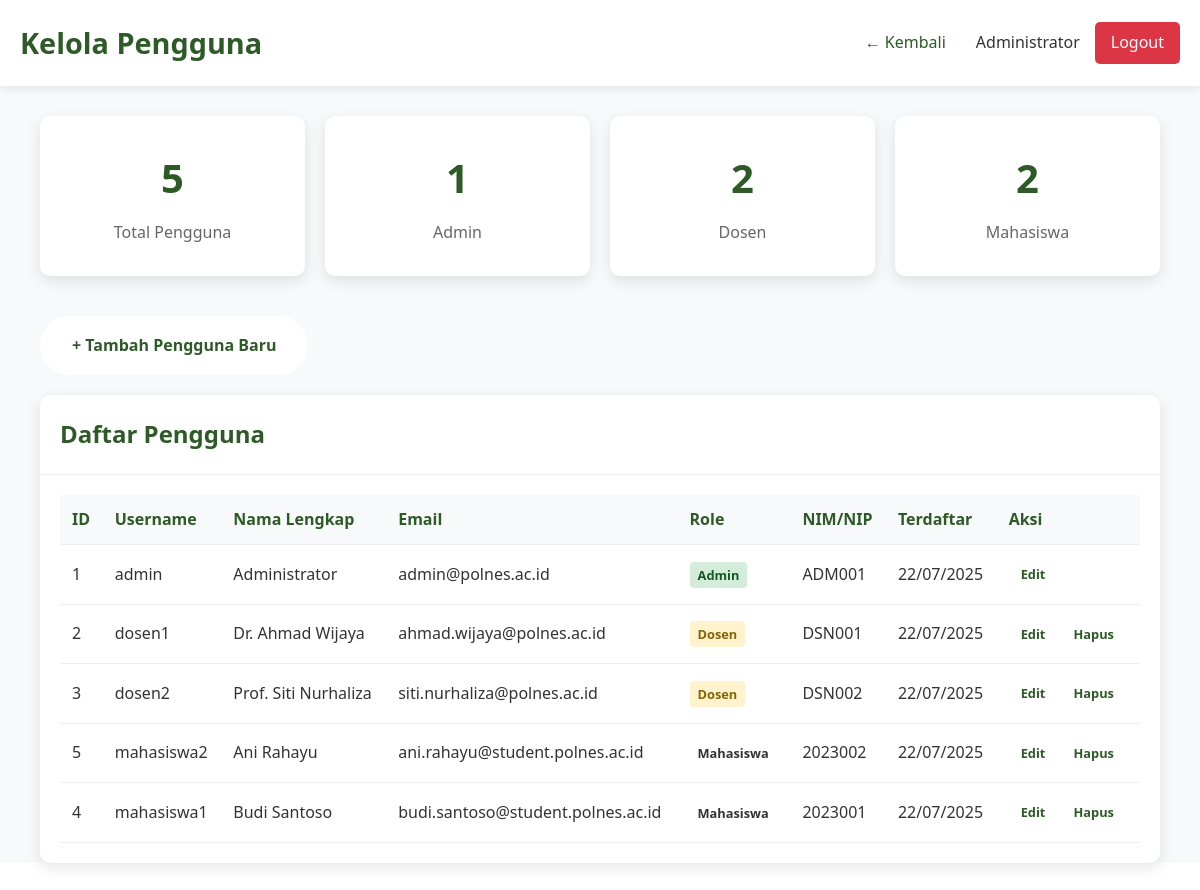
Page /dashboard/admin/users.php (signed in) on the committed database.
### tables this page shows
CREATE TABLE users (
    id INT PRIMARY KEY AUTO_INCREMENT,
    username VARCHAR(50) UNIQUE NOT NULL,
    password VARCHAR(255) NOT NULL,
    full_name VARCHAR(100) NOT NULL,
    email VARCHAR(100) UNIQUE NOT NULL,
    role ENUM('admin', 'dosen', 'mahasiswa') NOT NULL,
    nim_nip VARCHAR(20) UNIQUE,
    created_at TIMESTAMP DEFAULT CURRENT_TIMESTAMP,
    updated_at TIMESTAMP DEFAULT CURRENT_TIMESTAMP ON UPDATE CURRENT_TIMESTAMP
);

### config/session.php (called while the page is built, shortened)
<?php
function isLoggedIn() {
    return isset($_SESSION['user_id']);
}
function getCurrentUser() {
    if (isLoggedIn()) {
        return [
            'id' => $_SESSION['user_id'],
            'username' => $_SESSION['username'],
            'full_name' => $_SESSION['full_name'],
            'role' => $_SESSION['role'],
            'nim_nip' => $_SESSION['nim_nip']
        ];
    }
    return null;
}
?>

### dashboard/admin/users.php (the view, shortened to what this page needs)
<?php
require_once '../../config/session.php';
$database = new Database();
$db = $database->getConnection();
$current_user = getCurrentUser();
$query = "SELECT * FROM users ORDER BY role, full_name";
$stmt = $db->prepare($query);
$stmt->execute();
$users = $stmt->fetchAll(PDO::FETCH_ASSOC);
$admin_count = 0;
$dosen_count = 0;
$mahasiswa_count = 0;
foreach ($users as $user) {
    if ($user['role'] == 'admin') {
        $admin_count++;
    } elseif ($user['role'] == 'dosen') {
        $dosen_count++;
    } elseif ($user['role'] == 'mahasiswa') {
        $mahasiswa_count++;
    }
}
?>
<!DOCTYPE html>
<html lang="id">
<head>
    <link rel="stylesheet" href="../../assets/css/style.css">
</head>
<body>
    <div class="dashboard">
        <div class="dashboard-header">
            <div class="container">
                <div class="dashboard-nav">
                    <h1 class="dashboard-title">Kelola Pengguna</h1>
                    <div class="user-info">
                        <a href="index.php" style="color: #2d5a27; text-decoration: none; margin-right: 15px;">← Kembali</a>
                        <span><?php echo $current_user['full_name']; ?></span>
                        <a href="../../logout.php" class="logout-btn">Logout</a>
                    </div>
                </div>
            </div>
        </div>
        <div class="dashboard-content">
            <div class="container">
                <div class="stats-grid">
                    <div class="stat-card">
                        <div class="stat-number"><?php echo count($users); ?></div>
                        <div class="stat-label">Total Pengguna</div>
                    </div>
                    <div class="stat-card">
                        <div class="stat-number"><?php echo $admin_count; ?></div>
                        <div class="stat-label">Admin</div>
                    </div>
                    <div class="stat-card">
                        <div class="stat-number"><?php echo $dosen_count; ?></div>
                        <div class="stat-label">Dosen</div>
                    </div>
                    <div class="stat-card">
                        <div class="stat-number"><?php echo $mahasiswa_count; ?></div>
                        <div class="stat-label">Mahasiswa</div>
                    </div>
                </div>
                <div style="margin-bottom: 20px;">
                    <a href="add-user.php" class="btn btn-primary">+ Tambah Pengguna Baru</a>
                </div>
                <div class="card">
                    <div class="card-header">
                        <h3 class="card-title">Daftar Pengguna</h3>
                    </div>
                    <div class="card-body">
                        <div style="overflow-x: auto;">
                            <table class="table">
                                <thead>
                                    <tr>
                                        <th>ID</th>
                                        <th>Username</th>
                                        <th>Nama Lengkap</th>
                                        <th>Email</th>
                                        <th>Role</th>
                                        <th>NIM/NIP</th>
                                        <th>Terdaftar</th>
                                        <th>Aksi</th>
                                    </tr>
                                </thead>
                                <tbody>
                                    <?php foreach ($users as $user): ?>
                                        <tr>
                                            <td><?php echo $user['id']; ?></td>
                                            <td><?php echo $user['username']; ?></td>
                                            <td><?php echo $user['full_name']; ?></td>
                                            <td><?php echo $user['email']; ?></td>
                                            <td>
                                                <span class="badge badge-<?php echo $user['role'] == 'admin' ? 'success' : ($user['role'] == 'dosen' ? 'warning' : 'primary'); ?>">
                                                    <?php echo ucfirst($user['role']); ?>
                                                </span>
                                            </td>
                                            <td><?php echo $user['nim_nip'] ?? '-'; ?></td>
                                            <td><?php echo date('d/m/Y', strtotime($user['created_at'])); ?></td>
                                            <td>
                                                <a href="edit-user.php?id=<?php echo $user['id']; ?>" class="btn btn-primary" style="padding: 5px 10px; font-size: 0.8rem;">Edit</a>
                                                <?php if ($user['id'] != $current_user['id']): ?>
                                                    <a href="delete-user.php?id=<?php echo $user['id']; ?>" class="btn btn-primary" style="padding: 5px 10px; font-size: 0.8rem;" onclick="return confirm('Apakah Anda yakin ingin menghapus user ini?')">Hapus</a>
                                                <?php endif; ?>
                                            </td>
                                        </tr>
                                    <?php endforeach; ?>
                                </tbody>
                            </table>
                        </div>
                    </div>
                </div>
            </div>
        </div>
    </div>
</body>
</html>

### assets/css/style.css (style rules this page uses)
* { margin: 0; padding: 0; box-sizing: border-box; }
body { font-family: "Segoe UI", Tahoma, Geneva, Verdana, sans-serif; line-height: 1.6; color: #333; }
.container { max-width: 1200px; margin: 0 auto; padding: 0 20px; }
.btn { display: inline-block; padding: 15px 30px; text-decoration: none; border-radius: 30px; font-weight: bold; transition: all 0.3s ease; border: 2px solid transparent; }
.btn-primary { background: white; color: #2d5a27; }
.dashboard { min-height: 100vh; background: #f8f9fa; }
.dashboard-header { background: white; padding: 20px 0; box-shadow: 0 2px 10px rgba(0, 0, 0, 0.1); margin-bottom: 30px; }
.dashboard-nav { display: flex; justify-content: space-between; align-items: center; }
.dashboard-title { color: #2d5a27; font-size: 1.8rem; font-weight: bold; }
.user-info { display: flex; align-items: center; gap: 15px; }
.logout-btn { background: #dc3545; color: white; padding: 8px 16px; text-decoration: none; border-radius: 5px; transition: background 0.3s ease; }
.dashboard-content { padding: 0 20px; }
.stats-grid { display: grid; grid-template-columns: repeat(auto-fit, minmax(250px, 1fr)); gap: 20px; margin-bottom: 40px; }
.stat-card { background: white; padding: 30px; border-radius: 10px; box-shadow: 0 5px 15px rgba(0, 0, 0, 0.1); text-align: center; }
.stat-number { font-size: 2.5rem; font-weight: bold; color: #2d5a27; margin-bottom: 10px; }
.stat-label { color: #666; font-size: 1rem; }
.card { background: white; border-radius: 10px; box-shadow: 0 5px 15px rgba(0, 0, 0, 0.1); margin-bottom: 30px; }
.card-header { padding: 20px; border-bottom: 1px solid #eee; }
.card-title { color: #2d5a27; font-size: 1.5rem; font-weight: bold; margin: 0; }
.card-body { padding: 20px; }
.table { width: 100%; border-collapse: collapse; }
.table th, .table td { padding: 12px; text-align: left; border-bottom: 1px solid #eee; }
.table th { background: #f8f9fa; color: #2d5a27; font-weight: bold; }
.badge { padding: 4px 8px; border-radius: 4px; font-size: 0.8rem; font-weight: bold; }
.badge-success { background: #d4edda; color: #155724; }
.badge-warning { background: #fff3cd; color: #856404; }

### rows in the picture
users: full_name "Administrator", id "1", username "admin", email "admin@polnes.ac.id", role "Admin", nim_nip "ADM001", created_at "22/07/2025"
users: id "2", username "dosen1", full_name "Dr. Ahmad Wijaya", email "ahmad.wijaya@polnes.ac.id", role "Dosen", nim_nip "DSN001", created_at "22/07/2025"
users: id "3", username "dosen2", full_name "Prof. Siti Nurhaliza", email "siti.nurhaliza@polnes.ac.id", role "Dosen", nim_nip "DSN002", created_at "22/07/2025"
users: id "5", username "mahasiswa2", full_name "Ani Rahayu", email "ani.rahayu@student.polnes.ac.id", role "Mahasiswa", nim_nip "2023002", created_at "22/07/2025"
users: id "4", username "mahasiswa1", full_name "Budi Santoso", email "budi.santoso@student.polnes.ac.id", role "Mahasiswa", nim_nip "2023001", created_at "22/07/2025"

### other values in the picture
count($users) "5"
$admin_count "1"
$dosen_count "2"
$mahasiswa_count "2"
